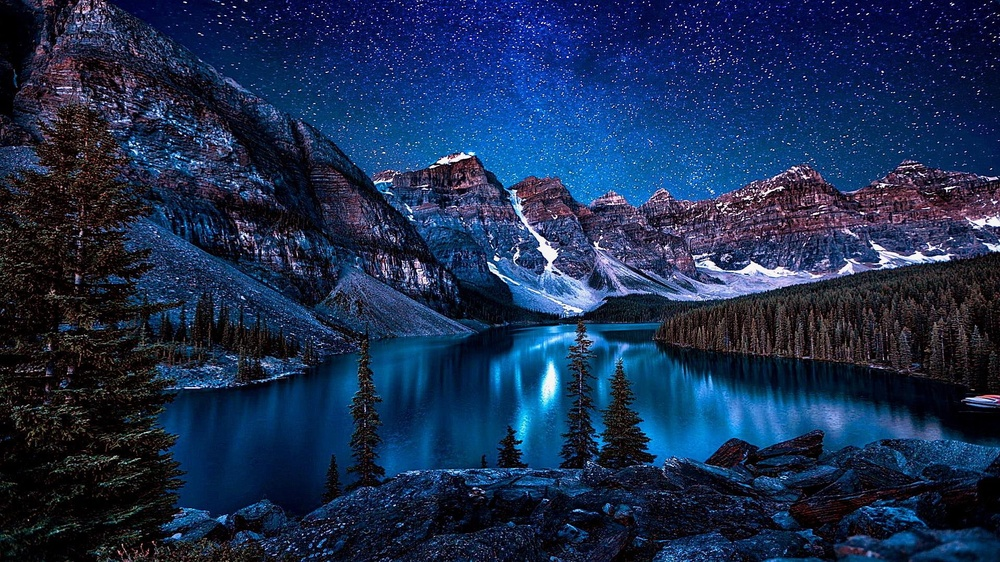
#> input picture Task1/image.jpg, 1000 x 562 px, shrunk from 1920 x 1080 before the run
$ python main.py
#> lines starting #> are read from the running program, lines starting #| are printed output that depends on the picture
import numpy as np
from PIL import Image
import matplotlib.pyplot as plt

image = Image.open("image.jpg").convert("RGB")
#> image is the input picture: PIL image 1000x562 RGB; mean R, G, B 26.4, 45.4, 80.5
img = np.array(image)

stretched = np.zeros_like(img)

for c in range(3):
    channel = img[:, :, c].astype(np.float32)

    r_min = np.min(channel)
    r_max = np.max(channel)

    if r_max > r_min:
        stretched[:, :, c] = np.clip(
            (channel - r_min) * 255.0 / (r_max - r_min), 0, 255
        ).astype(np.uint8)
    else:
        stretched[:, :, c] = channel.astype(np.uint8)
#> this loop made 3 passes
#> pass 1, `channel = img[:, :, c].astype(np.float32)`:
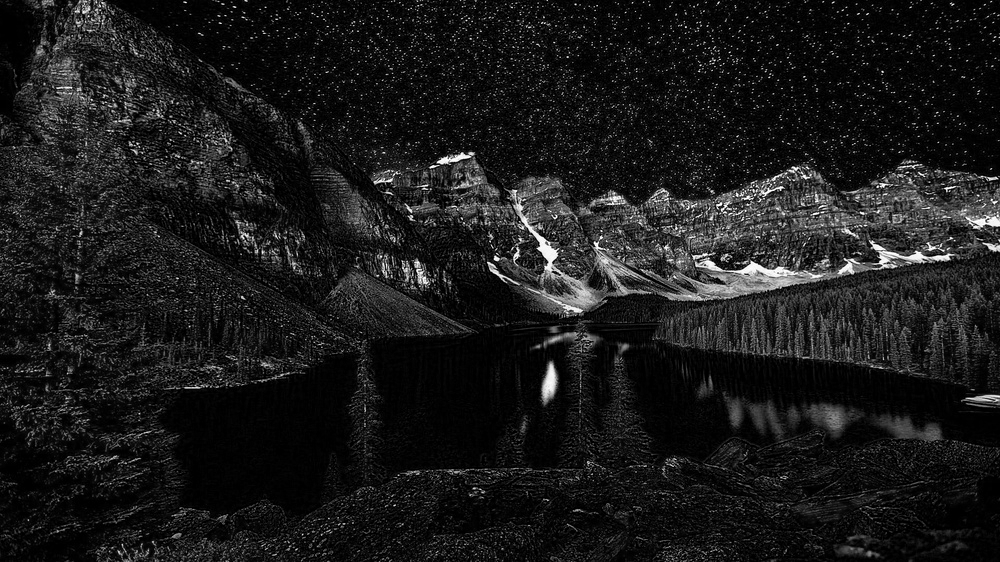
#> channel: shape (562, 1000) float32; min 0, max 255, mean 26.4
#> pass 2, `channel = img[:, :, c].astype(np.float32)`:
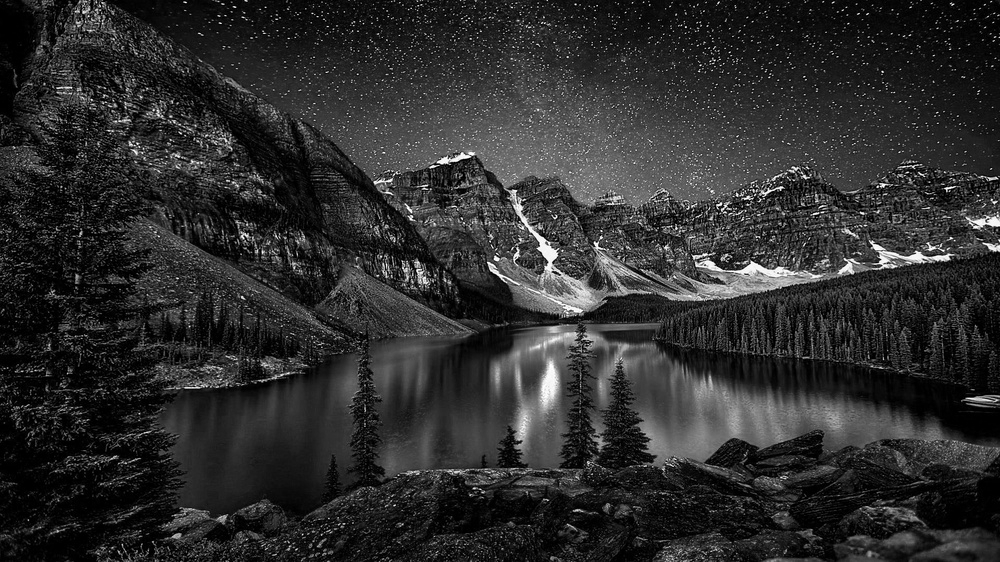
#> channel: shape (562, 1000) float32; min 0, max 255, mean 45.4
#> pass 3, `channel = img[:, :, c].astype(np.float32)`:
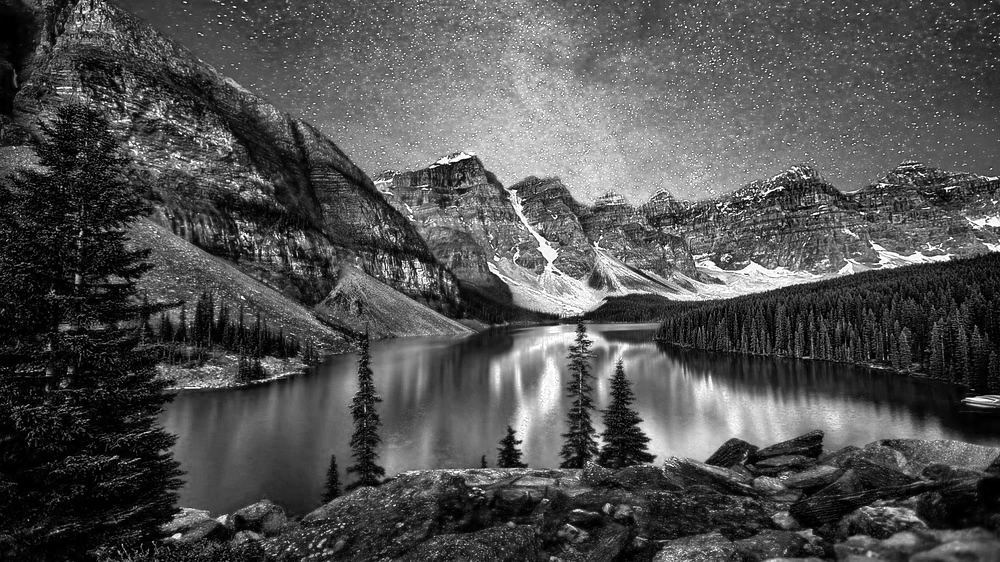
#> channel: shape (562, 1000) float32; min 0, max 255, mean 80.5

plt.figure(figsize=(12, 6))

plt.subplot(1, 2, 1)
plt.imshow(img)
plt.title("Original Color Image")
plt.axis("off")

plt.subplot(1, 2, 2)
plt.imshow(stretched)
plt.title("Contrast-Stretched Color Image")
plt.axis("off")

plt.tight_layout()
plt.show()
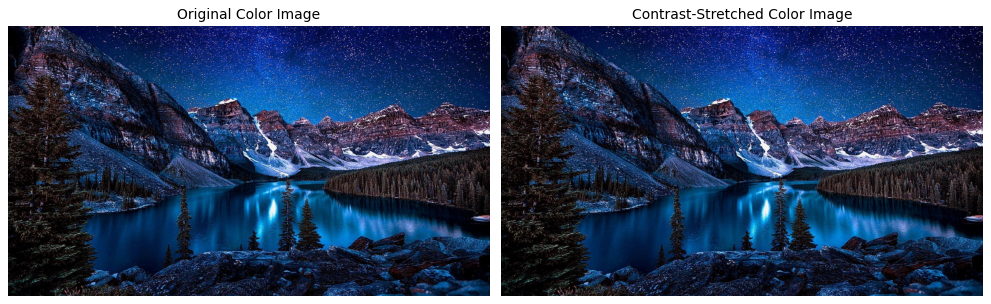
#> figure drawn by matplotlib, 2 panels
